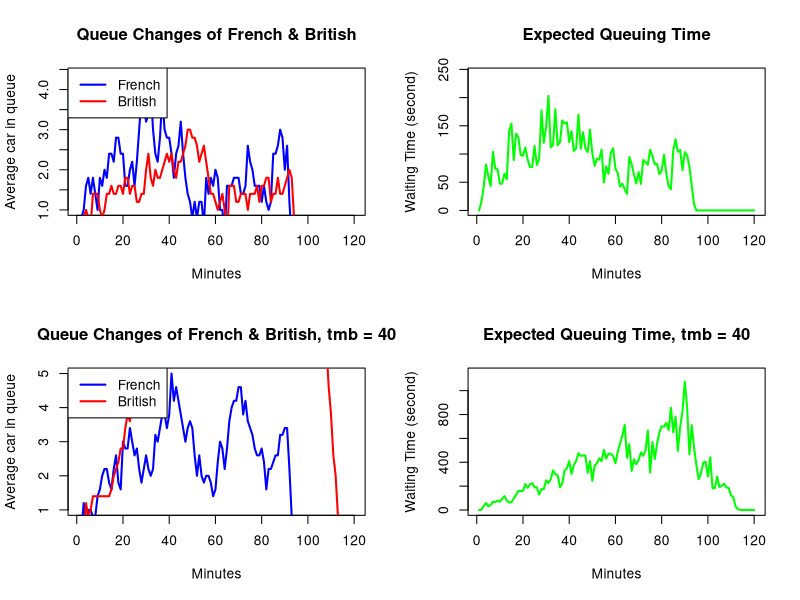

This figure's R source: (Note: a time limit stopped this script after it produced the figure.)
qsim <- function(mf,mb,a.rate,trb,trf,tmb,tmf,maxb,time=7200,stop_queue=1800){
  ## Time and stop_queue is set as a default value to limited the interest within 2 hour and defined that check-in closes 30 minutes before departure. 
  
  ## Initialization
  French_queue <- array(0, dim = mf) ## number of cars in each queue in French Passport control stations 
  British_queue <- array(0, dim = mb) ## number of cars in each queue in British Passport control stations
  French_time <- array(0, dim = mf) ## time is still needed for processing of each queue in French Passport control stations 
  British_time <- array(0, dim = mb) ## time is still needed for processing of each queue in British Passport control stations 
  
  ## Initialize the return list
  nf <- numeric(0)
  nb <- numeric(0)
  eq <- numeric(0)

  ## Start iterations
  for (i in 1:time){
    
    ## testing! 
    # if(100<i && i<150){
    #   print(French_queue)
    #   print(French_time)
    #   print(British_queue)
    #   print(British_time)
    # }
    
    ## Decide if there is new car will come, if it will come, distribute the car to the shortest queue
    if (i<time-stop_queue && runif(1)< a.rate){
      French_join <- which.min(French_queue)
      French_queue[French_join] <- French_queue[French_join]+1
      if(French_time[French_join] <= 0){
        French_time[French_join] <- runif(1, min = tmf, max = tmf+trf) ## model the time as uniform
      }
    }
    
    ## Initialize a variable to store an index
    smallest_available_ind <- c(0)
    
    ## Reduce one second for the processing time and check if there is a car need to move
    if (i > 1){
      ## Reduce the processing time
      processing_french_ind <- which(French_time>0)
      French_time[processing_french_ind] <- French_time[processing_french_ind] - 1
      processing_british_ind <- which(British_time>0)
      British_time[processing_british_ind] <- British_time[processing_british_ind] - 1
      
      ## Find which queue in French has finished
      French_finished_ind <- intersect(which(French_queue>0),which(French_time<=0))
      
      ## Check the number of queues in British is available
      british_avaliable_ind <- which(British_queue < maxb)
      if (length(French_finished_ind)>0 && length(british_avaliable_ind)>0){
        if (length(French_finished_ind) <= length(british_avaliable_ind)){
          smallest_available_ind <- order(British_queue, decreasing = FALSE)[1:length(French_finished_ind)]
        }else{
          ## In case where the number of the queue in British is smaller than that in French
          smallest_available_ind <- order(British_queue, decreasing = FALSE)[1:length(british_avaliable_ind)]
          French_finished_ind <- sample(French_finished_ind, length(british_avaliable_ind))
        }
      }
      
      
      ## Find how cars move from French Control Center to British Control Center
      French_queue[French_finished_ind] <- French_queue[French_finished_ind] - 1
      
      ## See if the one leaving is the last car in the queue. The processing time won't be updated if the car is the last one.  
      French_update_ind <- intersect(French_finished_ind, which(French_queue>0))
      French_time[French_update_ind] <- runif(length(French_update_ind), min = tmf, max = tmf+trf)
      
      ## Drive the car to British queue
      British_queue[smallest_available_ind] <- British_queue[smallest_available_ind] + 1
    
      
      ## Check the British Control Center and set the British processing time for next car
      british_ini_ind <- intersect(intersect(which(British_time <= 0), which(British_queue > 0)),smallest_available_ind)
      British_time[british_ini_ind] <- runif(length(british_ini_ind), min = tmb, max = tmb+trb)
      
      ## Delete the finished car of the whole checking process
      queueed_index <- which(British_queue > 0)
      finished_index <- which(British_time <= 0)
      british_ini_index <- intersect(queueed_index, finished_index)
      British_queue[british_ini_index] <- British_queue[british_ini_index] - 1

      ## Set new processing times for British queues with cars left after previous car has left
      british_ini_ind <- intersect(intersect(which(British_time <= 0), which(British_queue > 0)),british_ini_index)
      British_time[british_ini_ind] <- runif(length(british_ini_ind), min = tmb, max = tmb+trb)
      
    }
    
    
    ## Record average queue time and expected waiting time in each new model
    nf <- append(nf, mean(French_queue))
    nb <- append(nb, mean(British_queue))
    eq <- append(eq, mean(French_queue)*mean(French_time)+mean(British_queue)*mean(British_time))
    
  }
  
  
  ## Return a list with 3 named elements
  return_list <- list(nf = nf, nb = nb, eq = eq)
  return(return_list)
  
}

## Start simulation
return_list <- qsim(mf=5,mb=5,a.rate=.1,trb=40,trf=40,tmb=30,tmf=30,maxb=20)

## Read the named element form return list
nf <- return_list$nf
nb <- return_list$nb
eq <- return_list$eq


## Start simulation with tmb is changed to 40
return_list2 <- qsim(mf=5,mb=5,a.rate=.1,trb=40,trf=40,tmb=40,tmf=30,maxb=20)

## Read the named element form return list
nf2 <- return_list2$nf
nb2 <- return_list2$nb
eq2 <- return_list2$eq


## Produce a 4 panel 2 row, 2 column plot
layout(matrix(c(1,2,3,4),2,2,byrow=TRUE))

## For better visualization, these graphs are plotted in minutes instead of seconds
## Figure 1 : how the French and British queue lengths are changing over time in minutes 
plot(NULL, xlim = c(1,7200/60), ylim = c(1,max(nf)), type = "n", xlab = "Minutes", ylab = "Average car in queue")
lines(nf[seq(1,length(nf),by=60)], col = "blue", lwd = 2)
lines(nb[seq(1,length(nb),by=60)], col = "red", lwd = 2)
legend("topleft", legend = c("French", "British"), col = c("blue", "red"), lwd = 2)
title(main = "Queue Changes of French & British")

## Figure 2: how the expected queuing time changes over time in minutes
plot(NULL, xlim = c(1,7200/60), ylim = c(1,max(eq)), type = "n", xlab = "Minutes", ylab = "Waiting Time (second)")
lines(eq[seq(1,length(eq),by=60)], col = "green", lwd = 2)
title(main = "Expected Queuing Time")

## Figure 3: how the French and British queue lengths are changing over time in minutes when tmb = 40
plot(NULL, xlim = c(1,7200/60), ylim = c(1,max(nf2)), type = "n", xlab = "Minutes", ylab = "Average car in queue")
lines(nf2[seq(1,length(nf2),by=60)], col = "blue", lwd = 2)
lines(nb2[seq(1,length(nb2),by=60)], col = "red", lwd = 2)
legend("topleft", legend = c("French", "British"), col = c("blue", "red"), lwd = 2)
title(main = "Queue Changes of French & British, tmb = 40")

## Figure 4: how the expected queuing time changes over time in minutes when tmb = 40
plot(NULL, xlim = c(1,7200/60), ylim = c(1,max(eq2)), type = "n", xlab = "Minutes", ylab = "Waiting Time (second)")
lines(eq2[seq(1,length(eq2),by=60)], col = "green", lwd = 2)
title(main = "Expected Queuing Time, tmb = 40")


## Estimate the probability of at least one car missing the ferry departure 
car <- 0
for (i in 1:100){
  return_list_missing <- qsim(mf=5,mb=5,a.rate=.1,trb=40,trf=40,tmb=30,tmf=30,maxb=20)
  if (return_list_missing$eq[7200] != 0){
    car <- car + 1
  }
}

cat("The probability of at least one car missing the ferry departure is ", car, "%")
